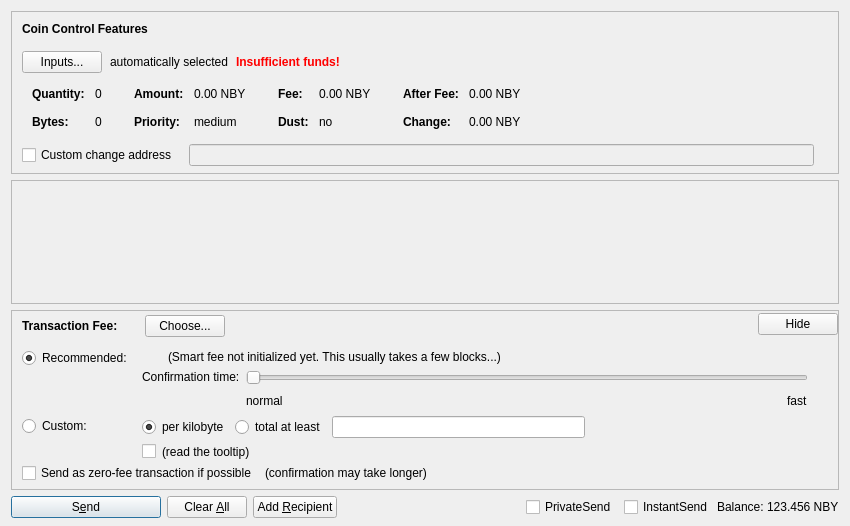
<?xml version="1.0" encoding="UTF-8"?>
<ui version="4.0">
 <class>SendCoinsDialog</class>
 <widget class="QDialog" name="SendCoinsDialog">
  <property name="geometry">
   <rect>
    <x>0</x>
    <y>0</y>
    <width>850</width>
    <height>526</height>
   </rect>
  </property>
  <property name="windowTitle">
   <string>Send Coins</string>
  </property>
  <layout class="QVBoxLayout" name="verticalLayout" stretch="0,1,0,0">
   <property name="bottomMargin">
    <number>8</number>
   </property>
   <item>
    <widget class="QFrame" name="frameCoinControl">
     <property name="sizePolicy">
      <sizepolicy hsizetype="Expanding" vsizetype="Expanding">
       <horstretch>0</horstretch>
       <verstretch>0</verstretch>
      </sizepolicy>
     </property>
     <property name="maximumSize">
      <size>
       <width>16777215</width>
       <height>16777215</height>
      </size>
     </property>
     <property name="frameShape">
      <enum>QFrame::StyledPanel</enum>
     </property>
     <property name="frameShadow">
      <enum>QFrame::Sunken</enum>
     </property>
     <layout class="QVBoxLayout" name="verticalLayoutCoinControl2">
      <property name="spacing">
       <number>0</number>
      </property>
      <property name="leftMargin">
       <number>0</number>
      </property>
      <property name="topMargin">
       <number>0</number>
      </property>
      <property name="rightMargin">
       <number>0</number>
      </property>
      <property name="bottomMargin">
       <number>6</number>
      </property>
      <item>
       <layout class="QVBoxLayout" name="verticalLayoutCoinControl" stretch="0,0,0,0,1">
        <property name="spacing">
         <number>0</number>
        </property>
        <property name="leftMargin">
         <number>10</number>
        </property>
        <property name="topMargin">
         <number>10</number>
        </property>
        <item>
         <layout class="QHBoxLayout" name="horizontalLayoutCoinControl1">
          <property name="bottomMargin">
           <number>15</number>
          </property>
          <item>
           <widget class="QLabel" name="labelCoinControlFeatures">
            <property name="sizePolicy">
             <sizepolicy hsizetype="Preferred" vsizetype="Maximum">
              <horstretch>0</horstretch>
              <verstretch>0</verstretch>
             </sizepolicy>
            </property>
            <property name="font">
             <font>
              <weight>75</weight>
              <bold>true</bold>
             </font>
            </property>
            <property name="styleSheet">
             <string notr="true">font-weight:bold;</string>
            </property>
            <property name="text">
             <string>Coin Control Features</string>
            </property>
           </widget>
          </item>
         </layout>
        </item>
        <item>
         <layout class="QHBoxLayout" name="horizontalLayoutCoinControl2" stretch="0,0,0,0">
          <property name="spacing">
           <number>8</number>
          </property>
          <property name="bottomMargin">
           <number>10</number>
          </property>
          <item>
           <widget class="QPushButton" name="pushButtonCoinControl">
            <property name="styleSheet">
             <string notr="true"/>
            </property>
            <property name="text">
             <string>Inputs...</string>
            </property>
            <property name="autoDefault">
             <bool>false</bool>
            </property>
           </widget>
          </item>
          <item>
           <widget class="QLabel" name="labelCoinControlAutomaticallySelected">
            <property name="text">
             <string>automatically selected</string>
            </property>
            <property name="margin">
             <number>5</number>
            </property>
           </widget>
          </item>
          <item>
           <widget class="QLabel" name="labelCoinControlInsuffFunds">
            <property name="font">
             <font>
              <weight>75</weight>
              <bold>true</bold>
             </font>
            </property>
            <property name="styleSheet">
             <string notr="true">color:red;font-weight:bold;</string>
            </property>
            <property name="text">
             <string>Insufficient funds!</string>
            </property>
            <property name="margin">
             <number>5</number>
            </property>
           </widget>
          </item>
          <item>
           <spacer name="horizontalSpacerCoinControl">
            <property name="orientation">
             <enum>Qt::Horizontal</enum>
            </property>
            <property name="sizeHint" stdset="0">
             <size>
              <width>40</width>
              <height>1</height>
             </size>
            </property>
           </spacer>
          </item>
         </layout>
        </item>
        <item>
         <widget class="QWidget" name="widgetCoinControl" native="true">
          <property name="sizePolicy">
           <sizepolicy hsizetype="Preferred" vsizetype="Preferred">
            <horstretch>0</horstretch>
            <verstretch>0</verstretch>
           </sizepolicy>
          </property>
          <property name="minimumSize">
           <size>
            <width>0</width>
            <height>0</height>
           </size>
          </property>
          <property name="styleSheet">
           <string notr="true"/>
          </property>
          <layout class="QHBoxLayout" name="horizontalLayoutCoinControl5">
           <property name="leftMargin">
            <number>0</number>
           </property>
           <property name="topMargin">
            <number>0</number>
           </property>
           <property name="rightMargin">
            <number>0</number>
           </property>
           <property name="bottomMargin">
            <number>0</number>
           </property>
           <item>
            <layout class="QHBoxLayout" name="horizontalLayoutCoinControl3" stretch="0,0,0,1">
             <property name="spacing">
              <number>20</number>
             </property>
             <property name="topMargin">
              <number>0</number>
             </property>
             <property name="bottomMargin">
              <number>10</number>
             </property>
             <item>
              <layout class="QFormLayout" name="formLayoutCoinControl1">
               <property name="horizontalSpacing">
                <number>10</number>
               </property>
               <property name="verticalSpacing">
                <number>14</number>
               </property>
               <property name="leftMargin">
                <number>10</number>
               </property>
               <property name="topMargin">
                <number>4</number>
               </property>
               <property name="rightMargin">
                <number>6</number>
               </property>
               <item row="0" column="0">
                <widget class="QLabel" name="labelCoinControlQuantityText">
                 <property name="font">
                  <font>
                   <weight>75</weight>
                   <bold>true</bold>
                  </font>
                 </property>
                 <property name="text">
                  <string>Quantity:</string>
                 </property>
                 <property name="margin">
                  <number>0</number>
                 </property>
                </widget>
               </item>
               <item row="0" column="1">
                <widget class="QLabel" name="labelCoinControlQuantity">
                 <property name="cursor">
                  <cursorShape>IBeamCursor</cursorShape>
                 </property>
                 <property name="contextMenuPolicy">
                  <enum>Qt::ActionsContextMenu</enum>
                 </property>
                 <property name="text">
                  <string notr="true">0</string>
                 </property>
                 <property name="margin">
                  <number>0</number>
                 </property>
                 <property name="textInteractionFlags">
                  <set>Qt::LinksAccessibleByMouse|Qt::TextSelectableByKeyboard|Qt::TextSelectableByMouse</set>
                 </property>
                </widget>
               </item>
               <item row="1" column="0">
                <widget class="QLabel" name="labelCoinControlBytesText">
                 <property name="font">
                  <font>
                   <weight>75</weight>
                   <bold>true</bold>
                  </font>
                 </property>
                 <property name="text">
                  <string>Bytes:</string>
                 </property>
                </widget>
               </item>
               <item row="1" column="1">
                <widget class="QLabel" name="labelCoinControlBytes">
                 <property name="cursor">
                  <cursorShape>IBeamCursor</cursorShape>
                 </property>
                 <property name="contextMenuPolicy">
                  <enum>Qt::ActionsContextMenu</enum>
                 </property>
                 <property name="text">
                  <string notr="true">0</string>
                 </property>
                 <property name="textInteractionFlags">
                  <set>Qt::LinksAccessibleByMouse|Qt::TextSelectableByKeyboard|Qt::TextSelectableByMouse</set>
                 </property>
                </widget>
               </item>
              </layout>
             </item>
             <item>
              <layout class="QFormLayout" name="formLayoutCoinControl2">
               <property name="horizontalSpacing">
                <number>10</number>
               </property>
               <property name="verticalSpacing">
                <number>14</number>
               </property>
               <property name="leftMargin">
                <number>6</number>
               </property>
               <property name="topMargin">
                <number>4</number>
               </property>
               <property name="rightMargin">
                <number>6</number>
               </property>
               <item row="0" column="0">
                <widget class="QLabel" name="labelCoinControlAmountText">
                 <property name="font">
                  <font>
                   <weight>75</weight>
                   <bold>true</bold>
                  </font>
                 </property>
                 <property name="text">
                  <string>Amount:</string>
                 </property>
                 <property name="margin">
                  <number>0</number>
                 </property>
                </widget>
               </item>
               <item row="0" column="1">
                <widget class="QLabel" name="labelCoinControlAmount">
                 <property name="cursor">
                  <cursorShape>IBeamCursor</cursorShape>
                 </property>
                 <property name="contextMenuPolicy">
                  <enum>Qt::ActionsContextMenu</enum>
                 </property>
                 <property name="text">
                  <string notr="true">0.00 NBY</string>
                 </property>
                 <property name="textInteractionFlags">
                  <set>Qt::LinksAccessibleByMouse|Qt::TextSelectableByKeyboard|Qt::TextSelectableByMouse</set>
                 </property>
                </widget>
               </item>
               <item row="1" column="0">
                <widget class="QLabel" name="labelCoinControlPriorityText">
                 <property name="font">
                  <font>
                   <weight>75</weight>
                   <bold>true</bold>
                  </font>
                 </property>
                 <property name="text">
                  <string>Priority:</string>
                 </property>
                </widget>
               </item>
               <item row="1" column="1">
                <widget class="QLabel" name="labelCoinControlPriority">
                 <property name="cursor">
                  <cursorShape>IBeamCursor</cursorShape>
                 </property>
                 <property name="contextMenuPolicy">
                  <enum>Qt::ActionsContextMenu</enum>
                 </property>
                 <property name="text">
                  <string>medium</string>
                 </property>
                 <property name="textInteractionFlags">
                  <set>Qt::LinksAccessibleByMouse|Qt::TextSelectableByKeyboard|Qt::TextSelectableByMouse</set>
                 </property>
                </widget>
               </item>
              </layout>
             </item>
             <item>
              <layout class="QFormLayout" name="formLayoutCoinControl3">
               <property name="horizontalSpacing">
                <number>10</number>
               </property>
               <property name="verticalSpacing">
                <number>14</number>
               </property>
               <property name="leftMargin">
                <number>6</number>
               </property>
               <property name="topMargin">
                <number>4</number>
               </property>
               <property name="rightMargin">
                <number>6</number>
               </property>
               <item row="0" column="0">
                <widget class="QLabel" name="labelCoinControlFeeText">
                 <property name="font">
                  <font>
                   <weight>75</weight>
                   <bold>true</bold>
                  </font>
                 </property>
                 <property name="text">
                  <string>Fee:</string>
                 </property>
                 <property name="margin">
                  <number>0</number>
                 </property>
                </widget>
               </item>
               <item row="0" column="1">
                <widget class="QLabel" name="labelCoinControlFee">
                 <property name="cursor">
                  <cursorShape>IBeamCursor</cursorShape>
                 </property>
                 <property name="contextMenuPolicy">
                  <enum>Qt::ActionsContextMenu</enum>
                 </property>
                 <property name="text">
                  <string notr="true">0.00 NBY</string>
                 </property>
                 <property name="textInteractionFlags">
                  <set>Qt::LinksAccessibleByMouse|Qt::TextSelectableByKeyboard|Qt::TextSelectableByMouse</set>
                 </property>
                </widget>
               </item>
               <item row="1" column="0">
                <widget class="QLabel" name="labelCoinControlLowOutputText">
                 <property name="font">
                  <font>
                   <weight>75</weight>
                   <bold>true</bold>
                  </font>
                 </property>
                 <property name="text">
                  <string>Dust:</string>
                 </property>
                </widget>
               </item>
               <item row="1" column="1">
                <widget class="QLabel" name="labelCoinControlLowOutput">
                 <property name="cursor">
                  <cursorShape>IBeamCursor</cursorShape>
                 </property>
                 <property name="contextMenuPolicy">
                  <enum>Qt::ActionsContextMenu</enum>
                 </property>
                 <property name="text">
                  <string>no</string>
                 </property>
                 <property name="textInteractionFlags">
                  <set>Qt::LinksAccessibleByMouse|Qt::TextSelectableByKeyboard|Qt::TextSelectableByMouse</set>
                 </property>
                </widget>
               </item>
              </layout>
             </item>
             <item>
              <layout class="QFormLayout" name="formLayoutCoinControl4">
               <property name="horizontalSpacing">
                <number>10</number>
               </property>
               <property name="verticalSpacing">
                <number>14</number>
               </property>
               <property name="leftMargin">
                <number>6</number>
               </property>
               <property name="topMargin">
                <number>4</number>
               </property>
               <property name="rightMargin">
                <number>6</number>
               </property>
               <item row="0" column="0">
                <widget class="QLabel" name="labelCoinControlAfterFeeText">
                 <property name="font">
                  <font>
                   <weight>75</weight>
                   <bold>true</bold>
                  </font>
                 </property>
                 <property name="text">
                  <string>After Fee:</string>
                 </property>
                 <property name="margin">
                  <number>0</number>
                 </property>
                </widget>
               </item>
               <item row="0" column="1">
                <widget class="QLabel" name="labelCoinControlAfterFee">
                 <property name="cursor">
                  <cursorShape>IBeamCursor</cursorShape>
                 </property>
                 <property name="contextMenuPolicy">
                  <enum>Qt::ActionsContextMenu</enum>
                 </property>
                 <property name="text">
                  <string notr="true">0.00 NBY</string>
                 </property>
                 <property name="textInteractionFlags">
                  <set>Qt::LinksAccessibleByMouse|Qt::TextSelectableByKeyboard|Qt::TextSelectableByMouse</set>
                 </property>
                </widget>
               </item>
               <item row="1" column="0">
                <widget class="QLabel" name="labelCoinControlChangeText">
                 <property name="font">
                  <font>
                   <weight>75</weight>
                   <bold>true</bold>
                  </font>
                 </property>
                 <property name="text">
                  <string>Change:</string>
                 </property>
                </widget>
               </item>
               <item row="1" column="1">
                <widget class="QLabel" name="labelCoinControlChange">
                 <property name="cursor">
                  <cursorShape>IBeamCursor</cursorShape>
                 </property>
                 <property name="contextMenuPolicy">
                  <enum>Qt::ActionsContextMenu</enum>
                 </property>
                 <property name="text">
                  <string notr="true">0.00 NBY</string>
                 </property>
                 <property name="textInteractionFlags">
                  <set>Qt::LinksAccessibleByMouse|Qt::TextSelectableByKeyboard|Qt::TextSelectableByMouse</set>
                 </property>
                </widget>
               </item>
              </layout>
             </item>
            </layout>
           </item>
          </layout>
         </widget>
        </item>
        <item>
         <layout class="QHBoxLayout" name="horizontalLayoutCoinControl4" stretch="0,0,0">
          <property name="spacing">
           <number>12</number>
          </property>
          <property name="sizeConstraint">
           <enum>QLayout::SetDefaultConstraint</enum>
          </property>
          <property name="topMargin">
           <number>5</number>
          </property>
          <property name="rightMargin">
           <number>5</number>
          </property>
          <item>
           <widget class="QCheckBox" name="checkBoxCoinControlChange">
            <property name="toolTip">
             <string>If this is activated, but the change address is empty or invalid, change will be sent to a newly generated address.</string>
            </property>
            <property name="text">
             <string>Custom change address</string>
            </property>
           </widget>
          </item>
          <item>
           <widget class="QValidatedLineEdit" name="lineEditCoinControlChange">
            <property name="enabled">
             <bool>false</bool>
            </property>
            <property name="sizePolicy">
             <sizepolicy hsizetype="Expanding" vsizetype="Fixed">
              <horstretch>0</horstretch>
              <verstretch>0</verstretch>
             </sizepolicy>
            </property>
           </widget>
          </item>
          <item>
           <widget class="QLabel" name="labelCoinControlChangeLabel">
            <property name="sizePolicy">
             <sizepolicy hsizetype="Preferred" vsizetype="Expanding">
              <horstretch>0</horstretch>
              <verstretch>0</verstretch>
             </sizepolicy>
            </property>
            <property name="minimumSize">
             <size>
              <width>0</width>
              <height>0</height>
             </size>
            </property>
            <property name="text">
             <string/>
            </property>
            <property name="margin">
             <number>3</number>
            </property>
           </widget>
          </item>
         </layout>
        </item>
        <item>
         <spacer name="verticalSpacerCoinControl">
          <property name="orientation">
           <enum>Qt::Vertical</enum>
          </property>
          <property name="sizeHint" stdset="0">
           <size>
            <width>800</width>
            <height>1</height>
           </size>
          </property>
         </spacer>
        </item>
       </layout>
      </item>
     </layout>
    </widget>
   </item>
   <item>
    <widget class="QScrollArea" name="scrollArea">
     <property name="widgetResizable">
      <bool>true</bool>
     </property>
     <widget class="QWidget" name="scrollAreaWidgetContents">
      <property name="geometry">
       <rect>
        <x>0</x>
        <y>0</y>
        <width>830</width>
        <height>69</height>
       </rect>
      </property>
      <layout class="QVBoxLayout" name="verticalLayout_2" stretch="0,1">
       <property name="leftMargin">
        <number>0</number>
       </property>
       <property name="topMargin">
        <number>0</number>
       </property>
       <property name="rightMargin">
        <number>0</number>
       </property>
       <property name="bottomMargin">
        <number>0</number>
       </property>
       <item>
        <layout class="QVBoxLayout" name="entries">
         <property name="spacing">
          <number>6</number>
         </property>
        </layout>
       </item>
       <item>
        <spacer name="verticalSpacer">
         <property name="orientation">
          <enum>Qt::Vertical</enum>
         </property>
         <property name="sizeHint" stdset="0">
          <size>
           <width>20</width>
           <height>40</height>
          </size>
         </property>
        </spacer>
       </item>
      </layout>
     </widget>
    </widget>
   </item>
   <item>
    <widget class="QFrame" name="frameFee">
     <property name="sizePolicy">
      <sizepolicy hsizetype="Expanding" vsizetype="Expanding">
       <horstretch>0</horstretch>
       <verstretch>0</verstretch>
      </sizepolicy>
     </property>
     <property name="maximumSize">
      <size>
       <width>16777215</width>
       <height>16777215</height>
      </size>
     </property>
     <property name="frameShape">
      <enum>QFrame::StyledPanel</enum>
     </property>
     <property name="frameShadow">
      <enum>QFrame::Sunken</enum>
     </property>
     <layout class="QVBoxLayout" name="verticalLayoutFee1">
      <property name="spacing">
       <number>0</number>
      </property>
      <property name="leftMargin">
       <number>0</number>
      </property>
      <property name="topMargin">
       <number>0</number>
      </property>
      <property name="rightMargin">
       <number>0</number>
      </property>
      <property name="bottomMargin">
       <number>0</number>
      </property>
      <item>
       <layout class="QVBoxLayout" name="verticalLayoutFee2" stretch="0,0,0">
        <property name="spacing">
         <number>0</number>
        </property>
        <property name="leftMargin">
         <number>10</number>
        </property>
        <property name="topMargin">
         <number>0</number>
        </property>
        <item>
         <layout class="QHBoxLayout" name="horizontalLayoutFee1">
          <property name="bottomMargin">
           <number>0</number>
          </property>
          <item>
           <layout class="QVBoxLayout" name="verticalLayoutFee7">
            <property name="spacing">
             <number>0</number>
            </property>
            <item>
             <spacer name="verticalSpacerSmartFee">
              <property name="orientation">
               <enum>Qt::Vertical</enum>
              </property>
              <property name="sizeType">
               <enum>QSizePolicy::Fixed</enum>
              </property>
              <property name="sizeHint" stdset="0">
               <size>
                <width>1</width>
                <height>4</height>
               </size>
              </property>
             </spacer>
            </item>
            <item>
             <layout class="QHBoxLayout" name="horizontalLayoutSmartFee">
              <property name="spacing">
               <number>10</number>
              </property>
              <item>
               <widget class="QLabel" name="labelFeeHeadline">
                <property name="sizePolicy">
                 <sizepolicy hsizetype="Preferred" vsizetype="Maximum">
                  <horstretch>0</horstretch>
                  <verstretch>0</verstretch>
                 </sizepolicy>
                </property>
                <property name="font">
                 <font>
                  <weight>75</weight>
                  <bold>true</bold>
                 </font>
                </property>
                <property name="styleSheet">
                 <string notr="true">font-weight:bold;</string>
                </property>
                <property name="text">
                 <string>Transaction Fee:</string>
                </property>
               </widget>
              </item>
              <item>
               <widget class="QLabel" name="labelFeeMinimized">
                <property name="text">
                 <string/>
                </property>
               </widget>
              </item>
              <item>
               <widget class="QPushButton" name="buttonChooseFee">
                <property name="text">
                 <string>Choose...</string>
                </property>
               </widget>
              </item>
             </layout>
            </item>
            <item>
             <spacer name="verticalSpacer_5">
              <property name="orientation">
               <enum>Qt::Vertical</enum>
              </property>
              <property name="sizeHint" stdset="0">
               <size>
                <width>1</width>
                <height>1</height>
               </size>
              </property>
             </spacer>
            </item>
           </layout>
          </item>
          <item>
           <spacer name="horizontalSpacer_4">
            <property name="orientation">
             <enum>Qt::Horizontal</enum>
            </property>
            <property name="sizeHint" stdset="0">
             <size>
              <width>40</width>
              <height>20</height>
             </size>
            </property>
           </spacer>
          </item>
          <item>
           <widget class="QPushButton" name="buttonMinimizeFee">
            <property name="toolTip">
             <string>collapse fee-settings</string>
            </property>
            <property name="text">
             <string>Hide</string>
            </property>
           </widget>
          </item>
         </layout>
        </item>
        <item>
         <widget class="QFrame" name="frameFeeSelection">
          <layout class="QVBoxLayout" name="verticalLayoutFee12">
           <property name="spacing">
            <number>0</number>
           </property>
           <property name="leftMargin">
            <number>0</number>
           </property>
           <property name="topMargin">
            <number>0</number>
           </property>
           <property name="rightMargin">
            <number>0</number>
           </property>
           <property name="bottomMargin">
            <number>0</number>
           </property>
           <item>
            <layout class="QGridLayout" name="gridLayoutFee">
             <property name="topMargin">
              <number>10</number>
             </property>
             <property name="bottomMargin">
              <number>4</number>
             </property>
             <property name="horizontalSpacing">
              <number>10</number>
             </property>
             <property name="verticalSpacing">
              <number>4</number>
             </property>
             <item row="1" column="1">
              <layout class="QVBoxLayout" name="verticalLayoutFee8">
               <property name="spacing">
                <number>6</number>
               </property>
               <item>
                <layout class="QHBoxLayout" name="horizontalLayoutFee13">
                 <item>
                  <widget class="QRadioButton" name="radioCustomPerKilobyte">
                   <property name="toolTip">
                    <string>If the custom fee is set to 1000 uNBY and the transaction is only 250 bytes, then &quot;per kilobyte&quot; only pays 250 uNBY in fee,&lt;br /&gt;while &quot;at least&quot; pays 1000 uNBY. For transactions bigger than a kilobyte both pay by kilobyte.</string>
                   </property>
                   <property name="text">
                    <string>per kilobyte</string>
                   </property>
                   <property name="checked">
                    <bool>true</bool>
                   </property>
                   <attribute name="buttonGroup">
                    <string notr="true">groupCustomFee</string>
                   </attribute>
                  </widget>
                 </item>
                 <item>
                  <widget class="QRadioButton" name="radioCustomAtLeast">
                   <property name="toolTip">
                    <string>If the custom fee is set to 1000 uNBY and the transaction is only 250 bytes, then &quot;per kilobyte&quot; only pays 250 uNBY in fee,&lt;br /&gt;while &quot;total at least&quot; pays 1000 uNBY. For transactions bigger than a kilobyte both pay by kilobyte.</string>
                   </property>
                   <property name="text">
                    <string>total at least</string>
                   </property>
                   <attribute name="buttonGroup">
                    <string notr="true">groupCustomFee</string>
                   </attribute>
                  </widget>
                 </item>
                 <item>
                  <widget class="BitcoinAmountField" name="customFee"/>
                 </item>
                 <item>
                  <spacer name="horizontalSpacer_6">
                   <property name="orientation">
                    <enum>Qt::Horizontal</enum>
                   </property>
                   <property name="sizeHint" stdset="0">
                    <size>
                     <width>1</width>
                     <height>1</height>
                    </size>
                   </property>
                  </spacer>
                 </item>
                </layout>
               </item>
               <item>
                <layout class="QHBoxLayout" name="horizontalLayoutFee8">
                 <item>
                  <widget class="QCheckBox" name="checkBoxMinimumFee">
                   <property name="toolTip">
                    <string>Paying only the minimum fee is just fine as long as there is less transaction volume than space in the blocks.&lt;br /&gt;But be aware that this can end up in a never confirming transaction once there is more demand for neobytes transactions than the network can process.</string>
                   </property>
                   <property name="text">
                    <string/>
                   </property>
                  </widget>
                 </item>
                 <item>
                  <widget class="QLabel" name="labelMinFeeWarning">
                   <property name="enabled">
                    <bool>true</bool>
                   </property>
                   <property name="toolTip">
                    <string>Paying only the minimum fee is just fine as long as there is less transaction volume than space in the blocks.&lt;br /&gt;But be aware that this can end up in a never confirming transaction once there is more demand for neobytes transactions than the network can process.</string>
                   </property>
                   <property name="text">
                    <string>(read the tooltip)</string>
                   </property>
                   <property name="margin">
                    <number>5</number>
                   </property>
                  </widget>
                 </item>
                 <item>
                  <spacer name="horizontalSpacer_2">
                   <property name="orientation">
                    <enum>Qt::Horizontal</enum>
                   </property>
                   <property name="sizeHint" stdset="0">
                    <size>
                     <width>1</width>
                     <height>1</height>
                    </size>
                   </property>
                  </spacer>
                 </item>
                </layout>
               </item>
              </layout>
             </item>
             <item row="0" column="0">
              <layout class="QVBoxLayout" name="verticalLayoutFee4" stretch="0,1">
               <item>
                <widget class="QRadioButton" name="radioSmartFee">
                 <property name="text">
                  <string>Recommended:</string>
                 </property>
                 <property name="checked">
                  <bool>true</bool>
                 </property>
                 <attribute name="buttonGroup">
                  <string notr="true">groupFee</string>
                 </attribute>
                </widget>
               </item>
               <item>
                <spacer name="verticalSpacer_2">
                 <property name="orientation">
                  <enum>Qt::Vertical</enum>
                 </property>
                 <property name="sizeHint" stdset="0">
                  <size>
                   <width>1</width>
                   <height>1</height>
                  </size>
                 </property>
                </spacer>
               </item>
              </layout>
             </item>
             <item row="1" column="0">
              <layout class="QVBoxLayout" name="verticalLayoutFee9" stretch="0,1">
               <item>
                <widget class="QRadioButton" name="radioCustomFee">
                 <property name="text">
                  <string>Custom:</string>
                 </property>
                 <attribute name="buttonGroup">
                  <string notr="true">groupFee</string>
                 </attribute>
                </widget>
               </item>
               <item>
                <spacer name="verticalSpacer_6">
                 <property name="orientation">
                  <enum>Qt::Vertical</enum>
                 </property>
                 <property name="sizeHint" stdset="0">
                  <size>
                   <width>1</width>
                   <height>1</height>
                  </size>
                 </property>
                </spacer>
               </item>
              </layout>
             </item>
             <item row="0" column="1">
              <layout class="QVBoxLayout" name="verticalLayoutFee3" stretch="0,0,1">
               <property name="spacing">
                <number>6</number>
               </property>
               <property name="topMargin">
                <number>2</number>
               </property>
               <item>
                <layout class="QHBoxLayout" name="horizontalLayoutFee12">
                 <item>
                  <widget class="QLabel" name="labelSmartFee">
                   <property name="text">
                    <string/>
                   </property>
                   <property name="margin">
                    <number>2</number>
                   </property>
                  </widget>
                 </item>
                 <item>
                  <widget class="QLabel" name="labelFeeEstimation">
                   <property name="text">
                    <string/>
                   </property>
                  </widget>
                 </item>
                 <item>
                  <widget class="QLabel" name="labelSmartFee2">
                   <property name="text">
                    <string>(Smart fee not initialized yet. This usually takes a few blocks...)</string>
                   </property>
                   <property name="margin">
                    <number>2</number>
                   </property>
                  </widget>
                 </item>
                 <item>
                  <spacer name="horizontalSpacer_5">
                   <property name="orientation">
                    <enum>Qt::Horizontal</enum>
                   </property>
                   <property name="sizeHint" stdset="0">
                    <size>
                     <width>1</width>
                     <height>1</height>
                    </size>
                   </property>
                  </spacer>
                 </item>
                </layout>
               </item>
               <item>
                <layout class="QHBoxLayout" name="horizontalLayoutFee9">
                 <item>
                  <layout class="QVBoxLayout" name="verticalLayoutFee6">
                   <item>
                    <widget class="QLabel" name="labelSmartFee3">
                     <property name="text">
                      <string>Confirmation time:</string>
                     </property>
                     <property name="margin">
                      <number>2</number>
                     </property>
                    </widget>
                   </item>
                   <item>
                    <spacer name="verticalSpacer_3">
                     <property name="orientation">
                      <enum>Qt::Vertical</enum>
                     </property>
                     <property name="sizeHint" stdset="0">
                      <size>
                       <width>1</width>
                       <height>1</height>
                      </size>
                     </property>
                    </spacer>
                   </item>
                  </layout>
                 </item>
                 <item>
                  <layout class="QVBoxLayout" name="verticalLayoutFee5">
                   <property name="rightMargin">
                    <number>30</number>
                   </property>
                   <item>
                    <widget class="QSlider" name="sliderSmartFee">
                     <property name="minimum">
                      <number>0</number>
                     </property>
                     <property name="maximum">
                      <number>24</number>
                     </property>
                     <property name="pageStep">
                      <number>1</number>
                     </property>
                     <property name="value">
                      <number>0</number>
                     </property>
                     <property name="orientation">
                      <enum>Qt::Horizontal</enum>
                     </property>
                     <property name="invertedAppearance">
                      <bool>false</bool>
                     </property>
                     <property name="invertedControls">
                      <bool>false</bool>
                     </property>
                     <property name="tickPosition">
                      <enum>QSlider::NoTicks</enum>
                     </property>
                    </widget>
                   </item>
                   <item>
                    <layout class="QHBoxLayout" name="horizontalLayoutFee10">
                     <item>
                      <widget class="QLabel" name="labelSmartFeeNormal">
                       <property name="text">
                        <string>normal</string>
                       </property>
                      </widget>
                     </item>
                     <item>
                      <spacer name="horizontalSpacer_3">
                       <property name="orientation">
                        <enum>Qt::Horizontal</enum>
                       </property>
                       <property name="sizeHint" stdset="0">
                        <size>
                         <width>40</width>
                         <height>20</height>
                        </size>
                       </property>
                      </spacer>
                     </item>
                     <item>
                      <widget class="QLabel" name="labelSmartFeeFast">
                       <property name="text">
                        <string>fast</string>
                       </property>
                      </widget>
                     </item>
                    </layout>
                   </item>
                  </layout>
                 </item>
                </layout>
               </item>
               <item>
                <spacer name="verticalSpacer_4">
                 <property name="orientation">
                  <enum>Qt::Vertical</enum>
                 </property>
                 <property name="sizeHint" stdset="0">
                  <size>
                   <width>1</width>
                   <height>1</height>
                  </size>
                 </property>
                </spacer>
               </item>
              </layout>
             </item>
            </layout>
           </item>
           <item>
            <layout class="QHBoxLayout" name="horizontalLayoutFee5" stretch="0,0,0">
             <property name="spacing">
              <number>8</number>
             </property>
             <property name="bottomMargin">
              <number>4</number>
             </property>
             <item>
              <widget class="QCheckBox" name="checkBoxFreeTx">
               <property name="text">
                <string>Send as zero-fee transaction if possible</string>
               </property>
              </widget>
             </item>
             <item>
              <widget class="QLabel" name="labelFreeTx">
               <property name="text">
                <string>(confirmation may take longer)</string>
               </property>
               <property name="margin">
                <number>5</number>
               </property>
              </widget>
             </item>
             <item>
              <spacer name="horizontalSpacerFee5">
               <property name="orientation">
                <enum>Qt::Horizontal</enum>
               </property>
               <property name="sizeHint" stdset="0">
                <size>
                 <width>1</width>
                 <height>1</height>
                </size>
               </property>
              </spacer>
             </item>
            </layout>
           </item>
           <item>
            <spacer name="verticalSpacerFee2">
             <property name="orientation">
              <enum>Qt::Vertical</enum>
             </property>
             <property name="sizeHint" stdset="0">
              <size>
               <width>1</width>
               <height>1</height>
              </size>
             </property>
            </spacer>
           </item>
          </layout>
         </widget>
        </item>
        <item>
         <spacer name="verticalSpacerFee">
          <property name="orientation">
           <enum>Qt::Vertical</enum>
          </property>
          <property name="sizeHint" stdset="0">
           <size>
            <width>800</width>
            <height>1</height>
           </size>
          </property>
         </spacer>
        </item>
       </layout>
      </item>
     </layout>
    </widget>
   </item>
   <item>
    <layout class="QHBoxLayout" name="horizontalLayout">
     <item>
      <widget class="QPushButton" name="sendButton">
       <property name="minimumSize">
        <size>
         <width>150</width>
         <height>0</height>
        </size>
       </property>
       <property name="toolTip">
        <string>Confirm the send action</string>
       </property>
       <property name="text">
        <string>S&amp;end</string>
       </property>
       <property name="autoDefault">
        <bool>false</bool>
       </property>
       <property name="default">
        <bool>true</bool>
       </property>
      </widget>
     </item>
     <item>
      <widget class="QPushButton" name="clearButton">
       <property name="sizePolicy">
        <sizepolicy hsizetype="Minimum" vsizetype="Fixed">
         <horstretch>0</horstretch>
         <verstretch>0</verstretch>
        </sizepolicy>
       </property>
       <property name="toolTip">
        <string>Clear all fields of the form.</string>
       </property>
       <property name="text">
        <string>Clear &amp;All</string>
       </property>
       <property name="autoDefault">
        <bool>false</bool>
       </property>
      </widget>
     </item>
     <item>
      <widget class="QPushButton" name="addButton">
       <property name="toolTip">
        <string>Send to multiple recipients at once</string>
       </property>
       <property name="text">
        <string>Add &amp;Recipient</string>
       </property>
       <property name="autoDefault">
        <bool>false</bool>
       </property>
      </widget>
     </item>
     <item>
      <spacer name="horizontalSpacer">
       <property name="orientation">
        <enum>Qt::Horizontal</enum>
       </property>
       <property name="sizeHint" stdset="0">
        <size>
         <width>40</width>
         <height>20</height>
        </size>
       </property>
      </spacer>
     </item>
     <item>
      <layout class="QHBoxLayout" name="horizontalLayout_2">
       <property name="spacing">
        <number>3</number>
       </property>
       <item>
        <widget class="QCheckBox" name="checkUsePrivateSend">
         <property name="minimumSize">
          <size>
           <width>95</width>
           <height>0</height>
          </size>
         </property>
         <property name="text">
          <string>PrivateSend</string>
         </property>
         <property name="checked">
          <bool>false</bool>
         </property>
        </widget>
       </item>
       <item>
        <widget class="QCheckBox" name="checkUseInstantSend">
         <property name="enabled">
          <bool>true</bool>
         </property>
         <property name="minimumSize">
          <size>
           <width>85</width>
           <height>0</height>
          </size>
         </property>
         <property name="text">
          <string>InstantSend</string>
         </property>
        </widget>
       </item>
       <item>
        <widget class="QLabel" name="label">
         <property name="text">
          <string>Balance:</string>
         </property>
        </widget>
       </item>
       <item>
        <widget class="QLabel" name="labelBalance">
         <property name="sizePolicy">
          <sizepolicy hsizetype="Preferred" vsizetype="Fixed">
           <horstretch>0</horstretch>
           <verstretch>0</verstretch>
          </sizepolicy>
         </property>
         <property name="cursor">
          <cursorShape>IBeamCursor</cursorShape>
         </property>
         <property name="text">
          <string notr="true">123.456 NBY</string>
         </property>
         <property name="textInteractionFlags">
          <set>Qt::LinksAccessibleByMouse|Qt::TextSelectableByKeyboard|Qt::TextSelectableByMouse</set>
         </property>
        </widget>
       </item>
      </layout>
     </item>
    </layout>
   </item>
  </layout>
 </widget>
 <customwidgets>
  <customwidget>
   <class>QValidatedLineEdit</class>
   <extends>QLineEdit</extends>
   <header>qvalidatedlineedit.h</header>
  </customwidget>
  <customwidget>
   <class>BitcoinAmountField</class>
   <extends>QLineEdit</extends>
   <header>bitcoinamountfield.h</header>
   <container>1</container>
  </customwidget>
 </customwidgets>
 <resources>
  <include location="../neobytes.qrc"/>
 </resources>
 <connections/>
 <buttongroups>
  <buttongroup name="groupCustomFee"/>
  <buttongroup name="groupFee"/>
 </buttongroups>
</ui>
